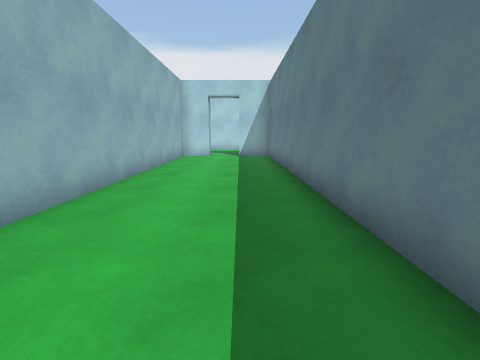
view 1 (above)

20 first-person views from a walk through a Unity game level. The camera is 1.2 m above the floor, tilts 10° down and sees 85° across. The floor is counted in squares, 1 m on a side. Each view is taken from the middle of a square. On the plan, view 1 faces up. The plan holds only what a view shows up to about 12 squares ahead; the rest is blank. The place goes on beyond the plan. The player character is not drawn. Some animated figures are left out. Door leaves are left out, so doorways stand open.

view 2
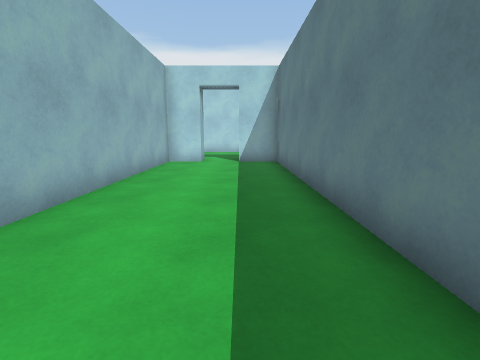

view 3
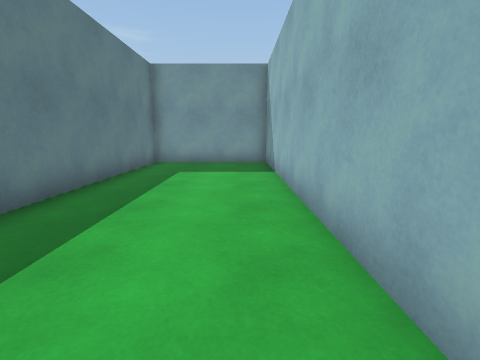

view 4
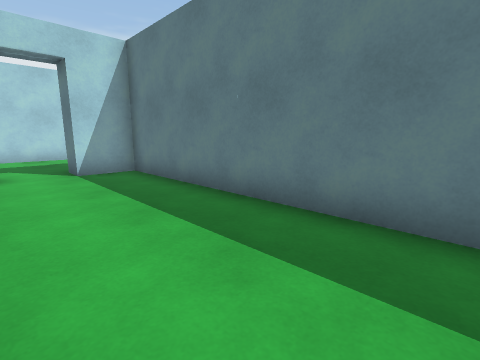

view 5
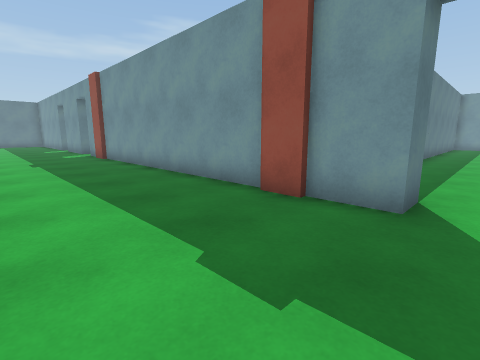

view 6
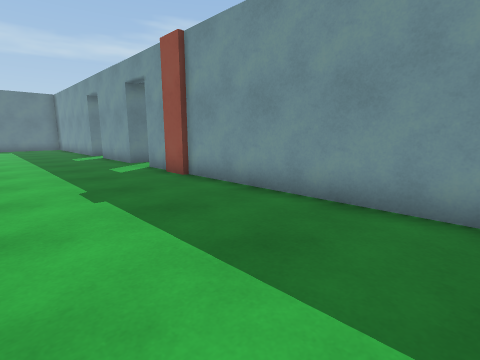

view 7
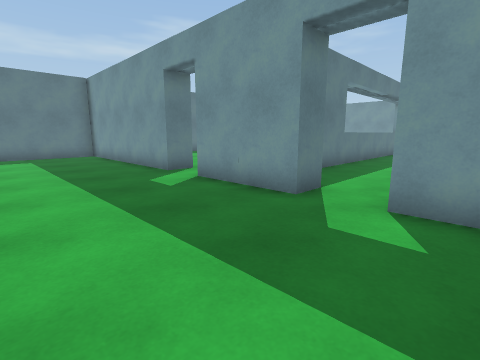

view 8
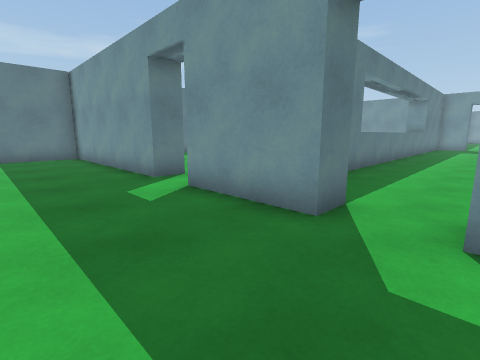

view 9
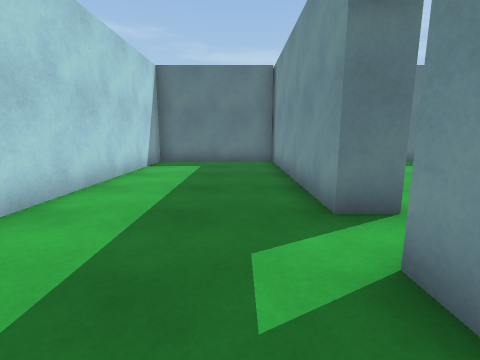

view 10
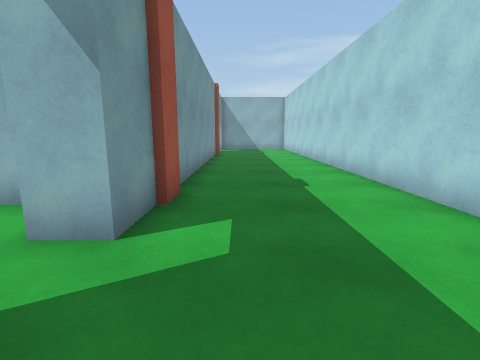

view 11
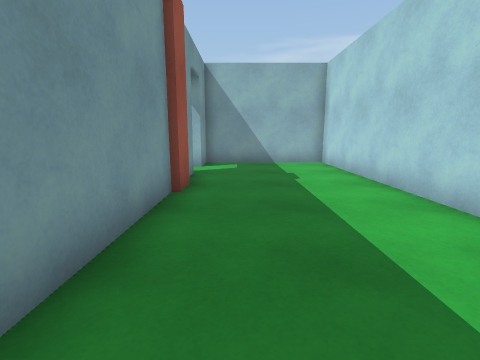

view 12
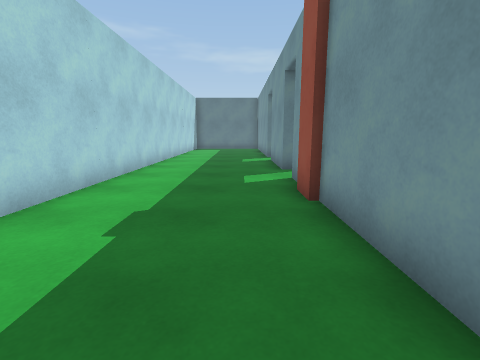

view 13
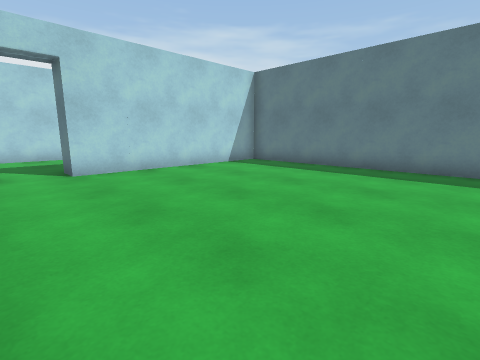

view 14
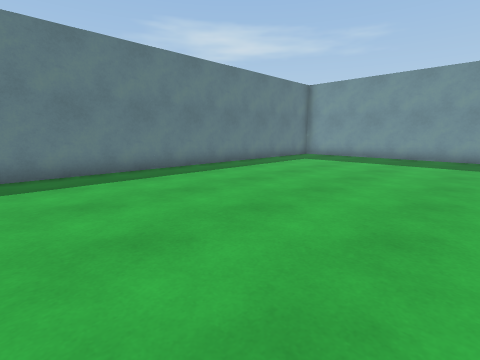

view 15
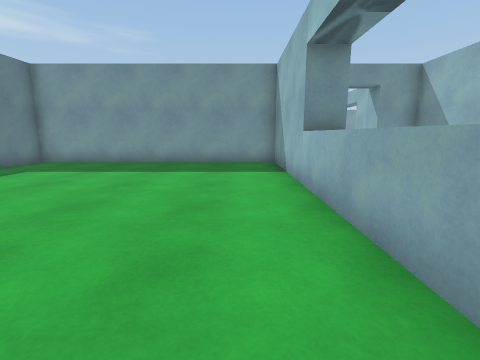

view 16
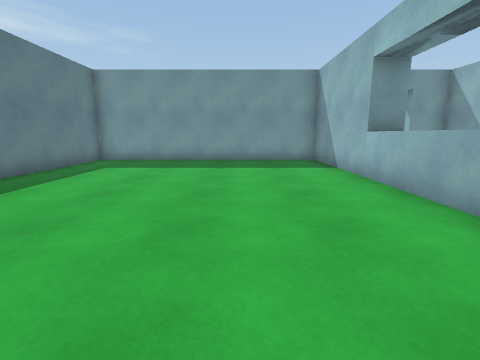

view 17
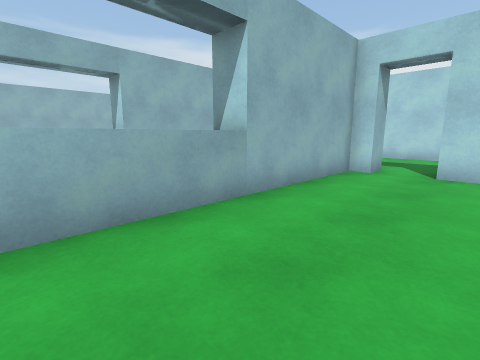

view 18
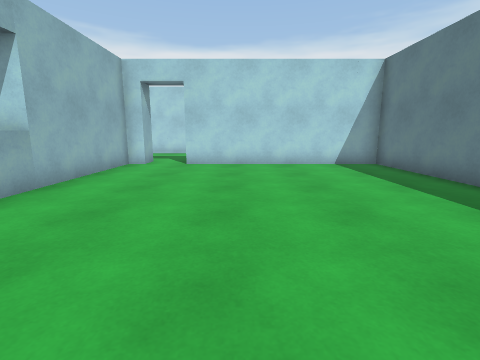

view 19
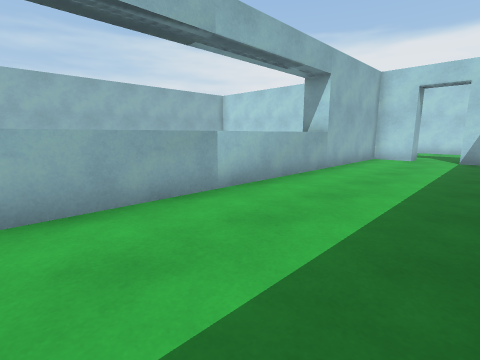

view 20
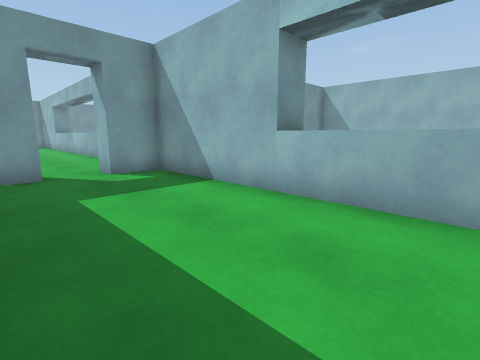

### Floor plan
Key: @ floor where view 1 was taken; # wall or solid block; . floor; D open door; ^ raised ledge; O other object.
Columns run from 3 left of view 1 to 30 right of it. Each row starts with its distance up from view 1.
 21 ##################################
 20 #................................#
 19 #................................#
 18 #................................#
 17 #................................#
 16 #....O..........O................#
 15 ##DD#O##########O##D####D#########
 14 #....##         #.....#..........#
 13 #....#          #.....#..........#
 12 #....#          #.....#..........#
 11 #....#          #.....#..........#
 10 #....#          #.....#..........#
  9 #....#          ^.....^..........#
  8 #....#          ^.....^..........#
  7 #....#          ^.....^..........#
  6 #....#          ^.....^..........#
  5 #....#          ^.....^..........#
  4 #....#          ^.....^..........#
  3 #....##         ^.....^..........#
  2 #....##         ^.....^..........#
  1 #....#          ^.....^..........#
  0 #..@.#          ^.....^..........#
 -1 #....#          #.....#..........#
 -2 #....#          #.....#..........#
 -3 #....#          #.....#..........#
 -4 #....#          #.....#..........#
 -5 ######          ###.##############
 -6                   #DD
 -7                   ...
 -8                   ..
 -9                   ..
-10                   ..

Positions as (right, up) in squares from view 1, and headings:
1: (0, 0), facing up
2: (0, 3), facing up
3: (-2, 6), facing down
4: (-2, 6), facing up-right
5: (-1, 20), facing down-right
6: (6, 20), facing down-right
7: (14, 20), facing down-right
8: (15, 19), facing down-right
9: (18, 17), facing right
10: (18, 17), facing left
11: (8, 17), facing left
12: (8, 17), facing right
13: (20, 6), facing up-right
14: (21, 9), facing down-right
15: (21, 6), facing down
16: (23, 7), facing down
17: (23, 6), facing up-left
18: (24, 4), facing up
19: (18, 1), facing up-left
20: (18, 3), facing down-left
